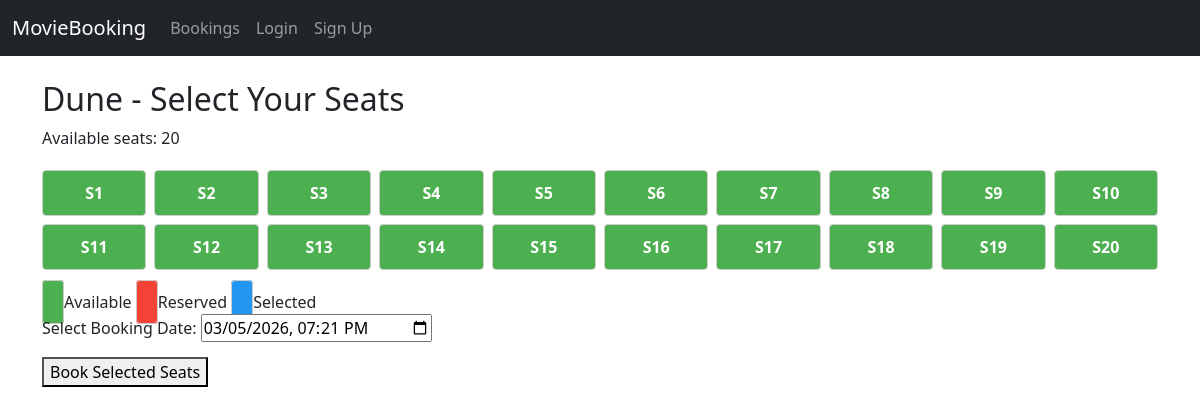
The page /movie/3/book on the database its author committed.
### bookings/models.py (models this page shows)
class Movie(models.Model):
    movie_title = models.CharField(max_length=255)
    movie_description = models.CharField(max_length=500)
    movie_release_date = models.DateTimeField()
    movie_duration = models.FloatField()

class Seat(models.Model):
    movie = models.ForeignKey(Movie, on_delete=models.CASCADE)
    seat_number = models.CharField(max_length=10)
    seat_booking_status = models.BooleanField(default=False)

### bookings/views.py (the view, shortened to what this page needs)
# urls.py: path('movie/<int:movie_id>/book', views.book_seats, name='booking_page'),
def book_seats(request, movie_id):
    movie = get_object_or_404(Movie, id=movie_id)
    seats = Seat.objects.filter(movie=movie).order_by('id')
    context = {
        "movie": movie,
        "seats": seats,
        "available_seats_count": seats.filter(seat_booking_status=False).count(),
        "now": timezone.now(),
    }
    return render(request, 'seat_booking.html', context)

### bookings/templates/seat_booking.html (shortened to what this page needs)
{% extends 'base.html' %}
{% block content %}
<div class="seat-selection">
    <h2>{{ movie.movie_title }} - Select Your Seats</h2>
    <p>Available seats: <span class="available-count">{{ available_seats_count }}</span></p>
    <div class="seats-grid">
        {% for seat in seats %}
            <button
                type="button"
                class="seat {% if seat.seat_booking_status %}reserved{% else %}available{% endif %}"
                data-seat-id="{{ seat.id }}"
                onclick="toggleSeat(this)"
            >
                {{ seat.seat_number }}
            </button>
        {% endfor %}
    </div>
    <div class="seat-legend">
        <span><span class="seat available"></span> Available</span>
        <span><span class="seat reserved"></span> Reserved</span>
        <span><span class="seat selected"></span> Selected</span>
    </div>
    <form method="POST" action="{% url 'booking_page' movie.id %}">
        <div class="booking-date">
        <label for="booking-date">Select Booking Date:</label>
        <input type="datetime-local" id="booking-date" name="booking_date" value="{{ now|date:'Y-m-d\\TH:i' }}" required>
        </div>
        <button type="submit" class="btn-book">Book Selected Seats</button>
    </form>
</div>
{% endblock %}

### bookings/templates/seat_booking.html (style rules this page uses)
.seats-grid { display: grid; grid-template-columns: repeat(10, 1fr); gap: 8px; margin: 20px 0; }
.seat { padding: 10px; border: 1px solid #ccc; border-radius: 4px; cursor: pointer; font-weight: bold; transition: transform 0.1s; }
.seat.available { background-color: #4caf50; color: white; }
.seat.reserved { background-color: #f44336; color: white; cursor: not-allowed; }
.seat.selected { background-color: #2196f3; color: white; }
.booking-date { margin-bottom: 15px; }

### rows shown on the page
Movie: movie_title "Dune"
Seat: seat_number "S1"
Seat: seat_number "S2"
Seat: seat_number "S3"
Seat: seat_number "S4"
Seat: seat_number "S5"
Seat: seat_number "S6"
Seat: seat_number "S7"
Seat: seat_number "S8"
Seat: seat_number "S9"
Seat: seat_number "S10"
Seat: seat_number "S11"
Seat: seat_number "S12"
Seat: seat_number "S13"
Seat: seat_number "S14"
Seat: seat_number "S15"
Seat: seat_number "S16"
Seat: seat_number "S17"
Seat: seat_number "S18"
Seat: seat_number "S19"
Seat: seat_number "S20"

### other values the page prints
{{ available_seats_count }} "20"
